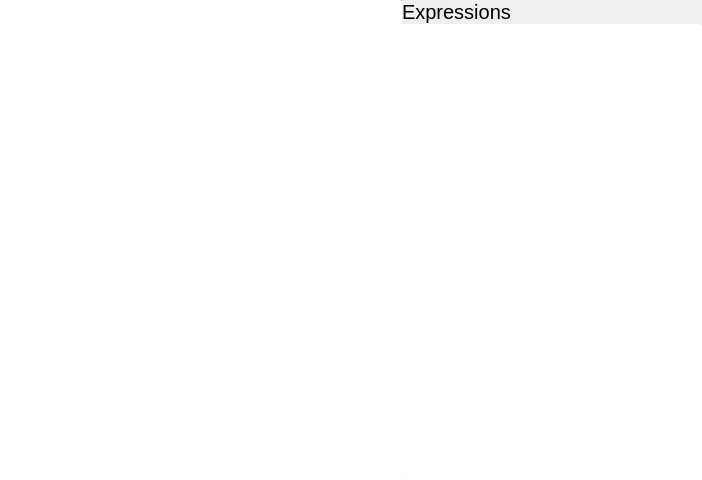
<?xml version="1.0" encoding="UTF-8"?>
<ui version="4.0">
 <class>GraphWidget</class>
 <widget class="QWidget" name="GraphWidget">
  <property name="geometry">
   <rect>
    <x>0</x>
    <y>0</y>
    <width>702</width>
    <height>480</height>
   </rect>
  </property>
  <property name="windowTitle">
   <string>Form</string>
  </property>
  <layout class="QHBoxLayout" name="horizontalLayout">
   <property name="spacing">
    <number>0</number>
   </property>
   <property name="leftMargin">
    <number>0</number>
   </property>
   <property name="topMargin">
    <number>0</number>
   </property>
   <property name="rightMargin">
    <number>0</number>
   </property>
   <property name="bottomMargin">
    <number>0</number>
   </property>
   <item>
    <widget class="GraphView" name="graphicsView">
     <property name="frameShape">
      <enum>QFrame::NoFrame</enum>
     </property>
     <property name="verticalScrollBarPolicy">
      <enum>Qt::ScrollBarAlwaysOff</enum>
     </property>
     <property name="horizontalScrollBarPolicy">
      <enum>Qt::ScrollBarAlwaysOff</enum>
     </property>
    </widget>
   </item>
   <item>
    <widget class="Line" name="line_2">
     <property name="maximumSize">
      <size>
       <width>1</width>
       <height>16777215</height>
      </size>
     </property>
     <property name="orientation">
      <enum>Qt::Vertical</enum>
     </property>
    </widget>
   </item>
   <item>
    <widget class="QWidget" name="rightPane" native="true">
     <property name="minimumSize">
      <size>
       <width>300</width>
       <height>0</height>
      </size>
     </property>
     <property name="maximumSize">
      <size>
       <width>300</width>
       <height>16777215</height>
      </size>
     </property>
     <layout class="QVBoxLayout" name="verticalLayout">
      <property name="spacing">
       <number>0</number>
      </property>
      <property name="leftMargin">
       <number>0</number>
      </property>
      <property name="topMargin">
       <number>0</number>
      </property>
      <property name="rightMargin">
       <number>0</number>
      </property>
      <property name="bottomMargin">
       <number>0</number>
      </property>
      <item>
       <layout class="QHBoxLayout" name="horizontalLayout_2">
        <property name="spacing">
         <number>0</number>
        </property>
        <item>
         <widget class="QLabel" name="label">
          <property name="sizePolicy">
           <sizepolicy hsizetype="Expanding" vsizetype="Preferred">
            <horstretch>0</horstretch>
            <verstretch>0</verstretch>
           </sizepolicy>
          </property>
          <property name="font">
           <font>
            <pointsize>15</pointsize>
           </font>
          </property>
          <property name="text">
           <string>Expressions</string>
          </property>
          <property name="margin">
           <number>9</number>
          </property>
         </widget>
        </item>
        <item>
         <widget class="QPushButton" name="addEquationButton">
          <property name="sizePolicy">
           <sizepolicy hsizetype="Preferred" vsizetype="Preferred">
            <horstretch>0</horstretch>
            <verstretch>0</verstretch>
           </sizepolicy>
          </property>
          <property name="text">
           <string/>
          </property>
          <property name="icon">
           <iconset theme="list-add"/>
          </property>
          <property name="flat">
           <bool>true</bool>
          </property>
         </widget>
        </item>
       </layout>
      </item>
      <item>
       <widget class="Line" name="line">
        <property name="maximumSize">
         <size>
          <width>16777215</width>
          <height>1</height>
         </size>
        </property>
        <property name="orientation">
         <enum>Qt::Horizontal</enum>
        </property>
       </widget>
      </item>
      <item>
       <widget class="QListWidget" name="equationsList">
        <property name="frameShape">
         <enum>QFrame::NoFrame</enum>
        </property>
       </widget>
      </item>
     </layout>
    </widget>
   </item>
  </layout>
 </widget>
 <customwidgets>
  <customwidget>
   <class>GraphView</class>
   <extends>QGraphicsView</extends>
   <header>parts/graph/graphview.h</header>
  </customwidget>
 </customwidgets>
 <resources/>
 <connections/>
</ui>
